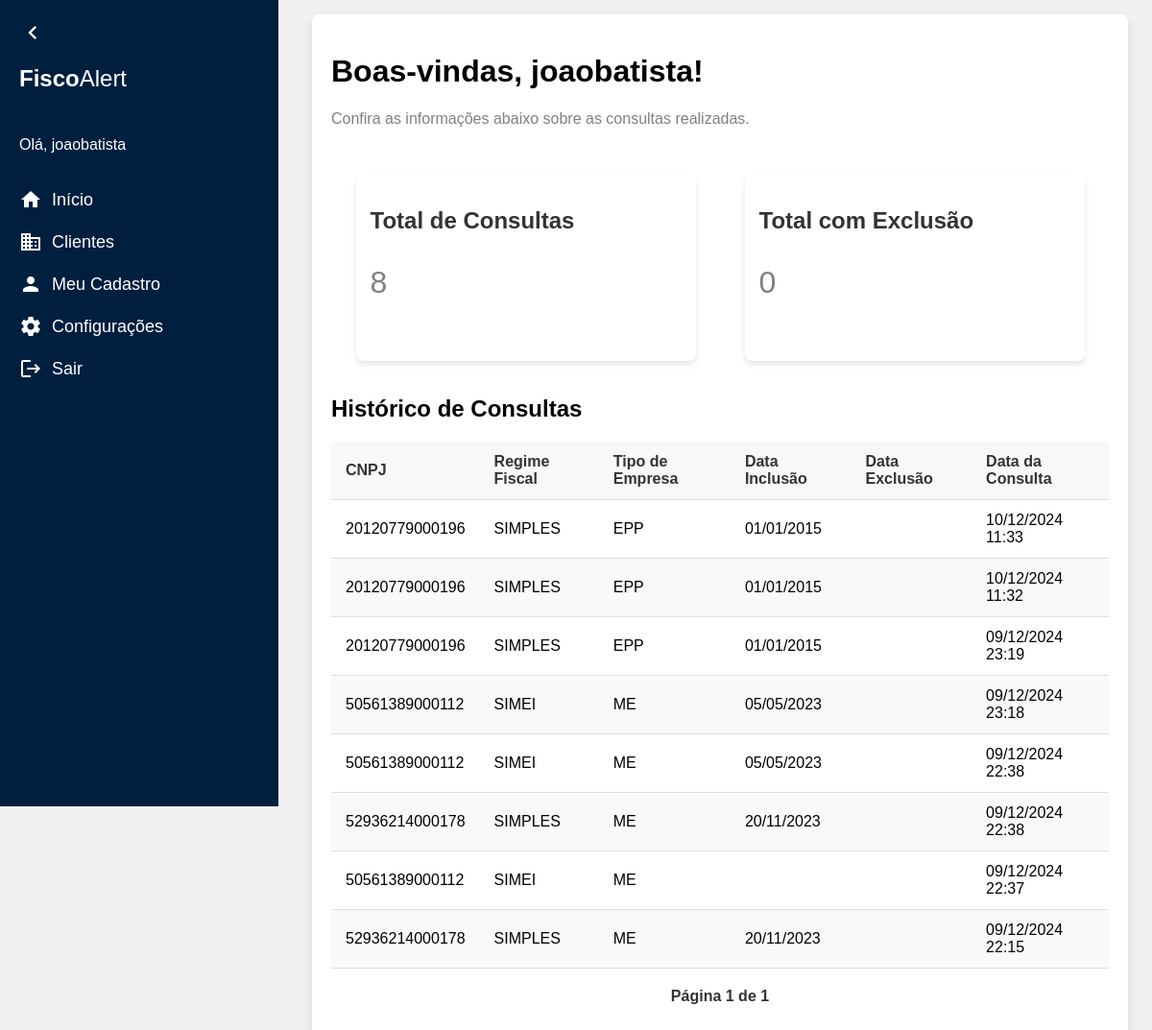
Page / (signed in) on the earlier database version.
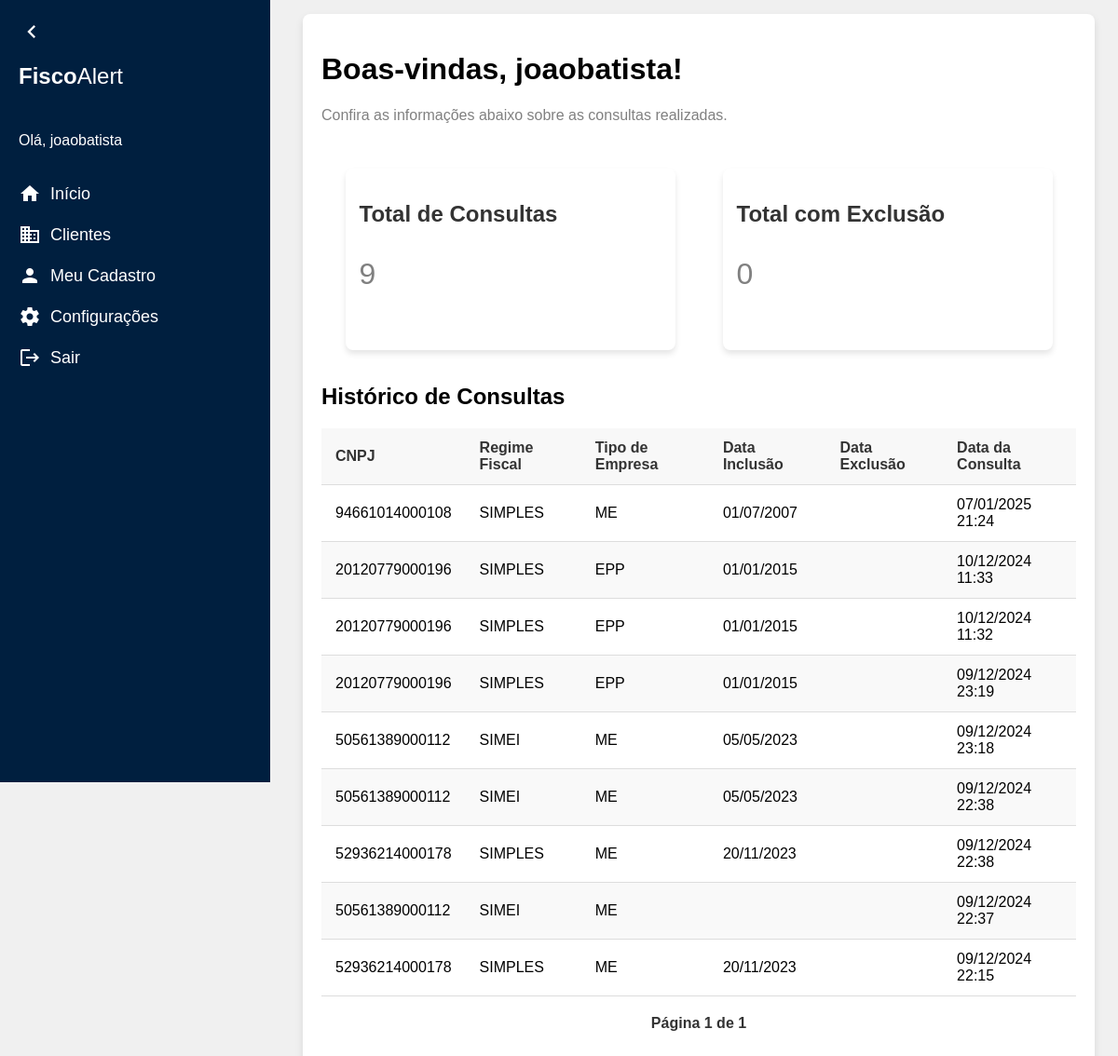
Same page on the later database version.
### clientes/models.py (models this page shows, shortened)
class ConsultaHistorico(models.Model):
    cnpj = models.CharField(max_length=14, verbose_name="CNPJ", db_index=True)
    regime_fiscal = models.CharField(max_length=100, verbose_name="Regime Fiscal", blank=True, null=True)
    tipo_empresa = models.CharField(max_length=100, verbose_name="Tipo Empresa", blank= True, null= True)
    data_inclusao = models.DateField(blank= True, null= True)
    data_exclusao = models.DateField(blank= True, null= True)
    data_consulta = models.DateTimeField(auto_now_add=True, verbose_name="Data da Consulta")
    escritorio = models.CharField(max_length=100, verbose_name="Escritorio", blank= True, null = True)
    class Meta:
        verbose_name = "Histórico de Consulta"
        verbose_name_plural = "Históricos de Consulta"
        ordering = ['-data_consulta']

### inicio/views.py (the view)
# urls.py: path('', inicio_view, name='inicio'),
@login_required
def inicio_view(request):
    escritorio = request.user.escritorio
    consultas_list = ConsultaHistorico.objects.filter(escritorio=escritorio).order_by('-data_consulta')
    total_consultas = consultas_list.count()
    total_exclusoes = consultas_list.filter(data_exclusao__isnull=False).count()
    paginator = Paginator(consultas_list, 10)
    page_number = request.GET.get('page')
    consultas = paginator.get_page(page_number)
    context = {
        'total_consultas': total_consultas,
        'total_exclusoes': total_exclusoes,
        'consultas': consultas,
    }
    return render(request, 'inicio.html', context)

### configuracoes/context_processors.py (called while the page is built)
def cor_principal(request):
    if request.user.is_authenticated:
        escritorio = request.user.escritorio
        try:
            configuracoes = Configuracoes.objects.get(empresa_config=escritorio)
            cor_principal = configuracoes.cor_principal or "#001f3f"
        except Configuracoes.DoesNotExist:
            cor_principal = "#001f3f"
    else:
        cor_principal = "#001f3f"
    return {
        'cor_principal': cor_principal
    }

### escritorio/models.py (called while the page is built)
    def __str__(self):
        return self.nome

### inicio/templates/inicio.html (shortened to what this page needs)
{% extends "base.html" %}
{% block content %}
<div class="content">
    <div class="container">
        <header>
            <h1>Boas-vindas, {{ user.username }}!</h1>
            <p>Confira as informações abaixo sobre as consultas realizadas.</p>
        </header>
        <div class="cards">
            <div class="card">
                <h2>Total de Consultas</h2>
                <p>{{ total_consultas }}</p>
            </div>
            <div class="card">
                <h2>Total com Exclusão</h2>
                <p>{{ total_exclusoes }}</p>
            </div>
        </div>
        <div class="historico">
            <h2>Histórico de Consultas</h2>
            <table>
                <thead>
                    <tr>
                        <th>CNPJ</th>
                        <th>Regime Fiscal</th>
                        <th>Tipo de Empresa</th>
                        <th>Data Inclusão</th>
                        <th>Data Exclusão</th>
                        <th>Data da Consulta</th>
                    </tr>
                </thead>
                <tbody>
                    {% for consulta in consultas %}
                    <tr>
                        <td>{{ consulta.cnpj }}</td>
                        <td>{{ consulta.regime_fiscal }}</td>
                        <td>{{ consulta.tipo_empresa }}</td>
                        <td>{{ consulta.data_inclusao|date:"d/m/Y" }}</td>
                        <td>{{ consulta.data_exclusao|date:"d/m/Y" }}</td>
                        <td>{{ consulta.data_consulta|date:"d/m/Y H:i" }}</td>
                    </tr>
                    {% empty %}
                    <tr>
                        <td colspan="6">Nenhuma consulta encontrada.</td>
                    </tr>
                    {% endfor %}
                </tbody>
            </table>
            <div class="pagination">
                <span class="step-links">
                    <span>Página {{ consultas.number }} de {{ consultas.paginator.num_pages }}</span>
                </span>
            </div>
        </div>
    </div>
    {% endblock %}

Differences in the rows shown:
added ConsultaHistorico: cnpj "94661014000108", regime_fiscal "SIMPLES", tipo_empresa "ME", data_inclusao "01/07/2007", data_consulta "07/01/2025 21:24"
Other differences:
{{ total_consultas }}: "8" → "9"
